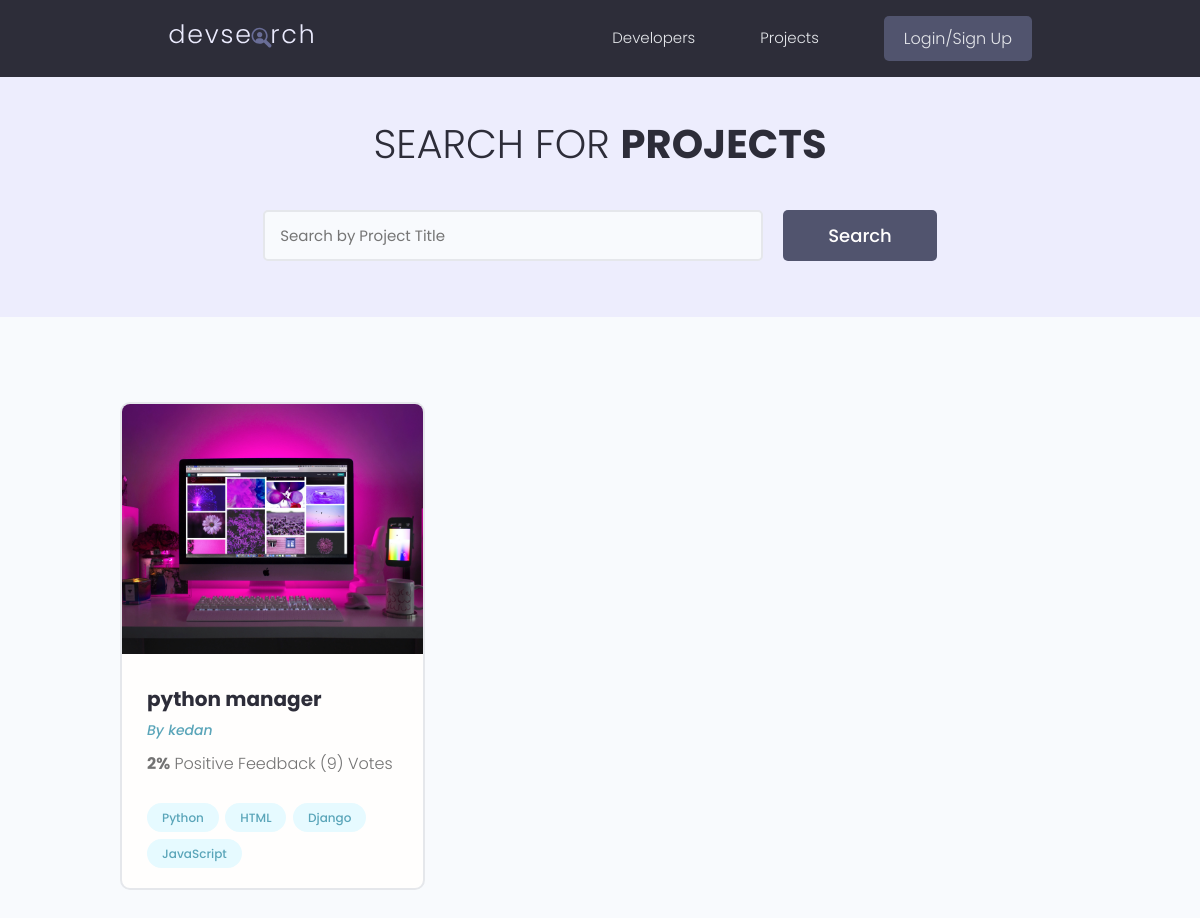
/projects/, run on the app's committed database.
### projects/models.py (models this page shows, shortened)
class Project(models.Model):
    owner = models.ForeignKey(
        Profile, null=True, blank=True, on_delete=models.CASCADE)
    title = models.CharField(max_length=200)
    description = models.TextField(null=True, blank=True)
    featured_image = models.ImageField(
        null=True, blank=True, default="default.jpg")
    demo_link = models.CharField(max_length=2000, null=True, blank=True)
    source_link = models.CharField(max_length=2000, null=True, blank=True)
    tags = models.ManyToManyField('Tag', blank=True)
    vote_total = models.IntegerField(default=0, null=True, blank=True)
    vote_ratio = models.IntegerField(default=0, null=True, blank=True)
    created = models.DateTimeField(auto_now_add=True)
    id = models.UUIDField(default=uuid.uuid4, unique=True,
                          primary_key=True, editable=False)
    class Meta:
        ordering = ['-vote_ratio', '-vote_total', 'title']
    @property
    def imageURL(self):
        try:
            url = self.featured_image.url
        except:
            url = ''
        return url

class Tag(models.Model):
    name = models.CharField(max_length=200)
    created = models.DateTimeField(auto_now_add=True)
    id = models.UUIDField(default=uuid.uuid4, unique=True,
                          primary_key=True, editable=False)
    def __str__(self):
        return self.name

### users/models.py (models this page shows, shortened)
class Profile(models.Model):
    user = models.OneToOneField(
        User, on_delete=models.CASCADE, null=True, blank=True)
    name = models.CharField(max_length=200, blank=True, null=True)
    email = models.EmailField(max_length=500, blank=True, null=True)
    username = models.CharField(max_length=200, blank=True, null=True)
    location = models.CharField(max_length=200, blank=True, null=True)
    short_intro = models.CharField(max_length=200, blank=True, null=True)
    bio = models.TextField(blank=True, null=True)
    profile_image = models.ImageField(
        null=True, blank=True, upload_to='profiles/', default="profiles/user-default.png")
    social_github = models.CharField(max_length=200, blank=True, null=True)
    social_twitter = models.CharField(max_length=200, blank=True, null=True)
    social_linkedin = models.CharField(max_length=200, blank=True, null=True)
    social_youtube = models.CharField(max_length=200, blank=True, null=True)
    social_website = models.CharField(max_length=200, blank=True, null=True)
    created = models.DateTimeField(auto_now_add=True)
    id = models.UUIDField(default=uuid.uuid4, unique=True,
                          primary_key=True, editable=False)
    class Meta:
        ordering = ['created']

### projects/views.py (the view)
# urls.py: path('projects/', views.getProjects),
def projects(request):
    projects, search_query = searchProjects(request)
    custom_range, projects = paginateProjects(request, projects, 6)
    context = {'projects': projects,
               'search_query': search_query, 'custom_range': custom_range}
    return render(request, 'projects/projects.html', context)

### projects/utils.py (called while the page is built)
def paginateProjects(request, projects, results):
    page = request.GET.get('page')
    paginator = Paginator(projects, results)
    try:
        projects = paginator.page(page)
    except PageNotAnInteger:
        page = 1
        projects = paginator.page(page)
    except EmptyPage:
        page = paginator.num_pages
        projects = paginator.page(page)
    leftIndex = (int(page) - 4)
    if leftIndex < 1:
        leftIndex = 1
    rightIndex = (int(page) + 5)
    if rightIndex > paginator.num_pages:
        rightIndex = paginator.num_pages + 1
    custom_range = range(leftIndex, rightIndex)
    return custom_range, projects

def searchProjects(request):
    search_query = ''
    if request.GET.get('search_query'):
        search_query = request.GET.get('search_query')
    tags = Tag.objects.filter(name__icontains=search_query)
    projects = Project.objects.distinct().filter(
        Q(title__icontains=search_query) |
        Q(description__icontains=search_query) |
        Q(owner__name__icontains=search_query) |
        Q(tags__in=tags)
    )
    return projects, search_query

### projects/templates/projects/projects.html (shortened to what this page needs)
{% extends 'main.html' %}
{% block content %}
<main class="projects">
    <section class="hero-section text-center">
        <div class="container container--narrow">
            <div class="hero-section__box">
                <h2>Search for <span>Projects</span></h2>
            </div>
            <div class="hero-section__search">
                <form id='searchForm' class="form" action="{% url 'projects' %}" method="get">
                    <div class="form__field">
                        <input class="input input--text" id="formInput#search" type="text" name="search_query"
                            placeholder="Search by Project Title" value="{{search_query}}" />
                    </div>
                    <input class="btn btn--sub btn--lg" type="submit" value="Search" />
                </form>
            </div>
        </div>
    </section>
    <section class="projectsList">
        <div class="container">
            <div class="grid grid--three">
                {% for project in projects %}
                <div class="column">
                    <div class="card project">
                        <a href="{% url 'project' project.id %}" class="project">
                            <img class="project__thumbnail" src="{{project.imageURL}}" alt="project thumbnail" />
                            <div class="card__body">
                                <h3 class="project__title">{{project.title}}</h3>
                                <p><a class="project__author" href="{% url 'user-profile' project.owner.id %}">By
                                        {{project.owner.name}}</a>
                                </p>
                                <p class="project--rating">
                                    <span style="font-weight: bold;">{{project.vote_ratio}}%</span> Positive
                                    Feedback ({{project.vote_total}}) Vote{{project.vote_total|pluralize:"s"}}
                                </p>
                                <div class="project__tags">
                                    {% for tag in project.tags.all %}
                                    <span class="tag tag--pill tag--main">
                                        <small>{{tag}}</small>
                                    </span>
                                    {% endfor %}
                                </div>
                            </div>
                        </a>
                    </div>
                </div>
                {% endfor %}
            </div>
        </div>
    </section>
</main>
{% endblock %}

### static/styles/app.css (style rules this page uses)
:root { --color-sub: #2d2d39; }
.btn--sub { background-color: var(--color-sub-light); }
.card { border: 2px solid var(--color-light); }
img { width: 100%; }
.hero-section { height: 40vh; display: flex; align-items: center; background-color: var(--color-sub); }
.hero-section__box { margin-bottom: 4rem; }
.hero-section__box > h2, .hero-section__box > h2 > span { font-size: 4rem; color: var(--color-light); line-height: 1.3; text-transform: uppercase; }
.hero-section__box > h2 { font-weight: 300; }
.hero-section__box > h2 > span { font-weight: 700; }
.hero-section__search > .form { display: flex; align-items: center; justify-content: center; gap: 2rem; }
.hero-section__search > .form input.input--text { width: 50rem; }
.project__author { font-size: 1.4rem; font-style: italic; }
.project--rating { margin-bottom: 1.6em; margin-top: .5em; }
.projects > .hero-section { background: var(--color-sub-lighter); height: 30vh; }
.projects .hero-section__box { margin-bottom: 2.5rem; }
.projects .hero-section__box > h2 { color: var(--color-sub); }
.projects .hero-section__box > h2 > span { font-weight: 700; color: var(--color-sub); }
.projectsList { margin-top: 8rem; }
.project__thumbnail { height: 25rem; object-fit: cover; object-position: top center; }
.project__title { font-size: 2rem; font-weight: 700; color: var(--color-sub); }

### static/uikit/styles/modules/_variables.css (style rules this page uses)
:root { --color-main: #5aa5b9; --color-main-light: #e6faff; --color-sub: #3f4156; --color-sub-light: #51546e; --color-sub-lighter: #ededfd; --color-text: #737373; --color-gray: #8b8b8b; --color-light: #e5e7eb; --color-light-gray: #767676; --color-bg: #f8fafd; --color-white: #fffefd; --color-white-light: #f3f3f3; --color-success: #359e64; --color-success-bg: #def8e8; --color-error: #fc4b0b; --color-error-bg: #fff2ee; --font-base: 'Poppins', arial, helvetica, 'Segoe UI', roboto, ubuntu, sans-serif; --font-monospace: 'Fira Code', 'Courier New', courier, monospace; --font-regular: 300; --font-medium: 500; --font-bold: 700; --generic-shadow: 1px 1px 5px #00000010; --generic-transition: all 0.3s ease-in-out; }

### static/uikit/styles/modules/_base.css (style rules this page uses)
* { margin: 0; padding: 0; box-sizing: border-box; text-rendering: optimizeLegibility; color: inherit; font-size: inherit; }
html { font-size: 50%; }
@media only screen and (min-width: 480px) { html { font-size: 56.25%; } }
@media only screen and (min-width: 1200px) { html { font-size: 62.5%; } }
body { line-height: 1.6; font-weight: 400; font-size: 1.5rem; color: var(--color-text); background-color: var(--color-bg); min-height: 100vh; }

### static/uikit/styles/modules/_typography.css (style rules this page uses)
* { font-family: var(--font-base); }
h2 { font-size: 3.6rem; font-weight: var(--font-bold); }
h3 { font-size: 3.2rem; font-weight: var(--font-medium); }
p, span, strong { font-size: 1.6rem; color: var(--color-text); font-weight: var(--font-regular); }
a { padding-bottom: 2px; text-decoration: none; display: inline-block; color: var(--color-main); font-weight: var(--font-medium); }

### static/uikit/styles/modules/_utilities.css (style rules this page uses)
.container { width: 92%; max-width: 165rem; margin: 0 auto; box-sizing: border-box; }
.container--narrow { width: 92%; max-width: 120rem; }
@media screen and (min-width: 1000px) { .container { width: 90%; } }
@media screen and (min-width: 1000px) { .container--narrow { width: 85%; } }
@media screen and (min-width: 1200px) { .container { width: 80%; } }
@media screen and (min-width: 1200px) { .container--narrow { width: 72%; } }
.text-center { text-align: center; }

### static/uikit/styles/modules/_button.css (style rules this page uses)
.btn { display: inline-block; position: relative; cursor: pointer; background-color: var(--color-light); font-weight: var(--font-medium); color: var(--color-sub); text-decoration: none; padding: 1rem 2rem; border-radius: 0.5rem; border: none; width: -webkit-fit-content; width: -moz-fit-content; width: fit-content; height: -webkit-fit-content; height: -moz-fit-content; height: fit-content; font-size: 1.6rem; outline-width: 0; outline-color: transparent; -webkit-backface-visibility: hidden; backface-visibility: hidden; transition: all 0.3s ease-in-out; }
.btn--sub { background-color: var(--color-sub); color: var(--color-white); }
.btn--lg { font-size: 1.8rem; padding: 1.2rem 4.5rem; }

### static/uikit/styles/modules/_card.css (style rules this page uses)
.card { border-radius: 1rem; background-color: var(--color-white); border: 1.5px solid var(--color-light); width: auto; height: auto; margin-top: 0.5rem; margin-bottom: 0.5rem; overflow: hidden; }
.card__body, .card__header { padding: 2rem 2.5rem; }

### data on the page
Project: imageURL (picture), title "python manager", owner.name "kedan", vote_ratio "2", vote_total "9"
Tag: name "Python"
Tag: name "HTML"
Tag: name "Django"
Tag: name "JavaScript"
